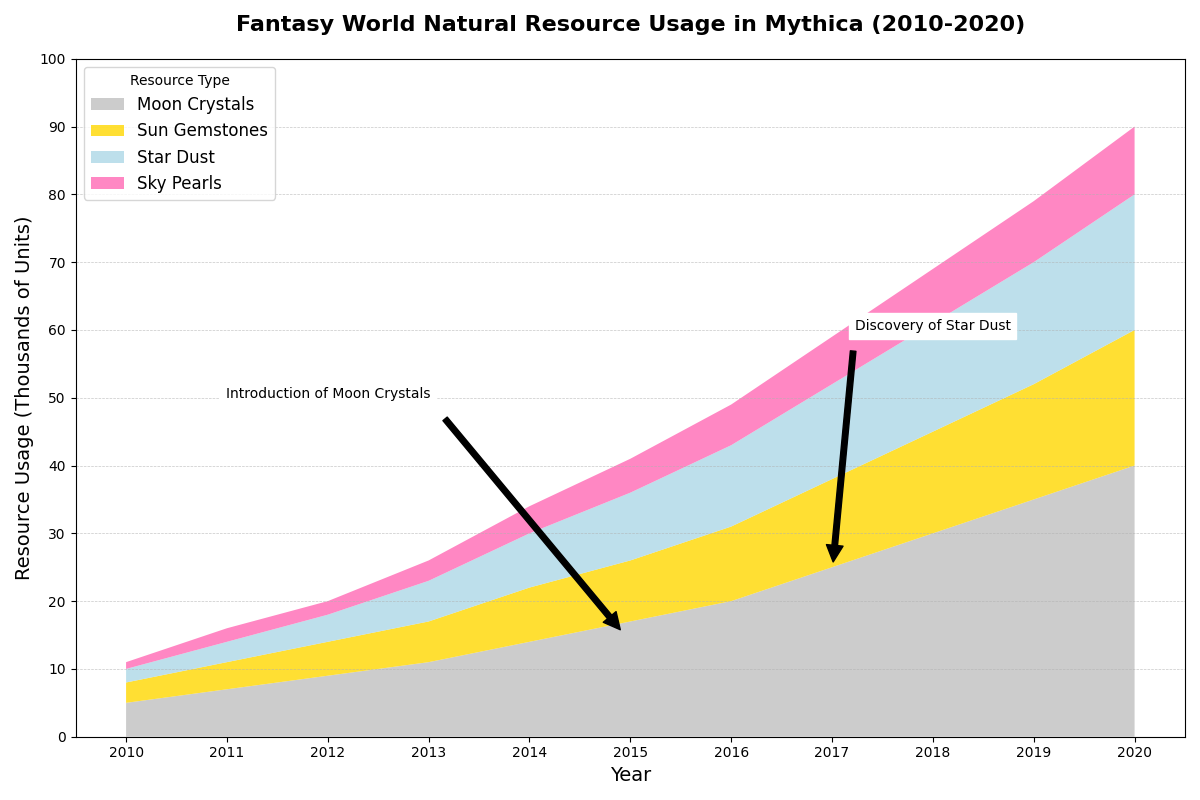

The script that drew this image:
import matplotlib.pyplot as plt
import numpy as np

# Backstory: The chart reflects the Fantasy World Natural Resource Usage over a decade in the land of Mythica.
# The resources include Moon Crystals, Sun Gemstones, Star Dust, and Sky Pearls.

# Years from 2010 to 2020
years = np.arange(2010, 2021)

# Resource usage data (in thousands of units)
moon_crystals = np.array([5, 7, 9, 11, 14, 17, 20, 25, 30, 35, 40])
sun_gemstones = np.array([3, 4, 5, 6, 8, 9, 11, 13, 15, 17, 20])
star_dust = np.array([2, 3, 4, 6, 8, 10, 12, 14, 16, 18, 20])
sky_pearls = np.array([1, 2, 2, 3, 4, 5, 6, 7, 8, 9, 10])

# Aggregated data for the stacked area plot
resource_data = np.vstack([moon_crystals, sun_gemstones, star_dust, sky_pearls])

# Create the stacked area plot
fig, ax = plt.subplots(figsize=(12, 8))
ax.stackplot(years, resource_data, labels=['Moon Crystals', 'Sun Gemstones', 'Star Dust', 'Sky Pearls'],
             colors=['#C0C0C0', '#FFD700', '#ADD8E6', '#FF69B4'], alpha=0.8)

# Title and labels
ax.set_title('Fantasy World Natural Resource Usage in Mythica (2010-2020)', fontsize=16, fontweight='bold', pad=20)
ax.set_xlabel('Year', fontsize=14)
ax.set_ylabel('Resource Usage (Thousands of Units)', fontsize=14)

# Add the legend
ax.legend(loc='upper left', fontsize=12, title='Resource Type')

# Customize x and y ticks
ax.set_xticks(years)
ax.set_yticks(np.arange(0, 101, 10))

# Add grid for better readability
ax.yaxis.grid(True, linestyle='--', linewidth=0.5, alpha=0.7)

# Annotate significant points
ax.annotate('Introduction of Moon Crystals', xy=(2015, 14), xytext=(2012, 50),
            arrowprops=dict(facecolor='black', shrink=0.05),
            fontsize=10, ha='center', backgroundcolor='white')

ax.annotate('Discovery of Star Dust', xy=(2017, 24), xytext=(2018, 60),
            arrowprops=dict(facecolor='black', shrink=0.05),
            fontsize=10, ha='center', backgroundcolor='white')

# Automatically adjust layout
plt.tight_layout()

# Display the plot
plt.show()
